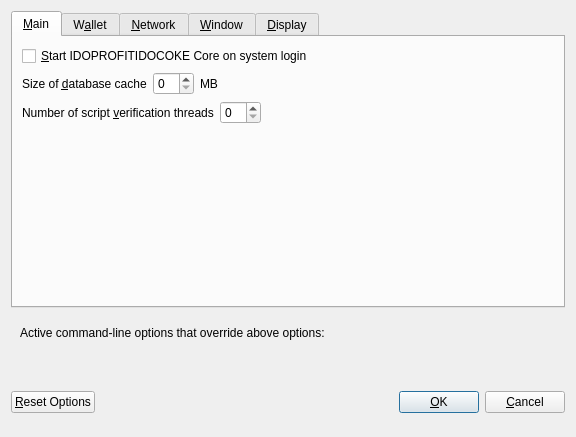
<?xml version="1.0" encoding="UTF-8"?>
<ui version="4.0">
 <class>OptionsDialog</class>
 <widget class="QDialog" name="OptionsDialog">
  <property name="geometry">
   <rect>
    <x>0</x>
    <y>0</y>
    <width>576</width>
    <height>402</height>
   </rect>
  </property>
  <property name="windowTitle">
   <string>Options</string>
  </property>
  <property name="modal">
   <bool>true</bool>
  </property>
  <layout class="QVBoxLayout" name="verticalLayout">
   <item>
    <widget class="QTabWidget" name="tabWidget">
     <property name="currentIndex">
      <number>0</number>
     </property>
     <widget class="QWidget" name="tabMain">
      <attribute name="title">
       <string>&amp;Main</string>
      </attribute>
      <layout class="QVBoxLayout" name="verticalLayout_Main">
       <item>
        <widget class="QCheckBox" name="bitcoinAtStartup">
         <property name="toolTip">
          <string>Automatically start IDOPROFITIDOCOKE Core after logging in to the system.</string>
         </property>
         <property name="text">
          <string>&amp;Start IDOPROFITIDOCOKE Core on system login</string>
         </property>
        </widget>
       </item>
       <item>
        <layout class="QHBoxLayout" name="horizontalLayout_2_Main">
         <item>
          <widget class="QLabel" name="databaseCacheLabel">
           <property name="text">
            <string>Size of &amp;database cache</string>
           </property>
           <property name="textFormat">
            <enum>Qt::PlainText</enum>
           </property>
           <property name="buddy">
            <cstring>databaseCache</cstring>
           </property>
          </widget>
         </item>
         <item>
          <widget class="QSpinBox" name="databaseCache"/>
         </item>
         <item>
          <widget class="QLabel" name="databaseCacheUnitLabel">
           <property name="text">
            <string>MB</string>
           </property>
           <property name="textFormat">
            <enum>Qt::PlainText</enum>
           </property>
          </widget>
         </item>
         <item>
          <spacer name="horizontalSpacer_2_Main">
           <property name="orientation">
            <enum>Qt::Horizontal</enum>
           </property>
           <property name="sizeHint" stdset="0">
            <size>
             <width>40</width>
             <height>20</height>
            </size>
           </property>
          </spacer>
         </item>
        </layout>
       </item>
       <item>
        <layout class="QHBoxLayout" name="horizontalLayout_3_Main">
         <item>
          <widget class="QLabel" name="threadsScriptVerifLabel">
           <property name="text">
            <string>Number of script &amp;verification threads</string>
           </property>
           <property name="textFormat">
            <enum>Qt::PlainText</enum>
           </property>
           <property name="buddy">
            <cstring>threadsScriptVerif</cstring>
           </property>
          </widget>
         </item>
         <item>
          <widget class="QSpinBox" name="threadsScriptVerif">
           <property name="toolTip">
            <string>(0 = auto, &lt;0 = leave that many cores free)</string>
           </property>
          </widget>
         </item>
         <item>
          <spacer name="horizontalSpacer_3_Main">
           <property name="orientation">
            <enum>Qt::Horizontal</enum>
           </property>
           <property name="sizeHint" stdset="0">
            <size>
             <width>40</width>
             <height>20</height>
            </size>
           </property>
          </spacer>
         </item>
        </layout>
       </item>
       <item>
        <spacer name="verticalSpacer_Main">
         <property name="orientation">
          <enum>Qt::Vertical</enum>
         </property>
         <property name="sizeHint" stdset="0">
          <size>
           <width>20</width>
           <height>40</height>
          </size>
         </property>
        </spacer>
       </item>
      </layout>
     </widget>
     <widget class="QWidget" name="tabWallet">
      <attribute name="title">
       <string>W&amp;allet</string>
      </attribute>
      <layout class="QVBoxLayout" name="verticalLayout_Wallet">
       <item>
        <widget class="QGroupBox" name="groupBox">
         <property name="title">
          <string>Expert</string>
         </property>
         <layout class="QVBoxLayout" name="verticalLayout_2">
          <item>
           <widget class="QCheckBox" name="coinControlFeatures">
            <property name="toolTip">
             <string>Whether to show coin control features or not.</string>
            </property>
            <property name="text">
             <string>Enable coin &amp;control features</string>
            </property>
           </widget>
          </item>
          <item>
           <widget class="QCheckBox" name="showMasternodesTab">
            <property name="toolTip">
             <string>Show additional tab listing all your masternodes in first sub-tab&lt;br/&gt;and all masternodes on the network in second sub-tab.</string>
            </property>
            <property name="text">
             <string>Show Masternodes Tab</string>
            </property>
           </widget>
          </item>
          <item>
           <widget class="QCheckBox" name="showAdvancedPSUI">
            <property name="toolTip">
             <string>Show additional information and buttons for PrivateSend on overview screen.</string>
            </property>
            <property name="text">
             <string>Enable advanced PrivateSend interface</string>
            </property>
           </widget>
          </item>
          <item>
           <widget class="QCheckBox" name="lowKeysWarning">
            <property name="toolTip">
             <string>Show warning dialog when PrivateSend detects that wallet has very low number of keys left.</string>
            </property>
            <property name="text">
             <string>Warn if PrivateSend is running out of keys</string>
            </property>
           </widget>
          </item>
          <item>
           <widget class="QCheckBox" name="privateSendMultiSession">
            <property name="toolTip">
             <string>Whether to use experimental PrivateSend mode with multiple mixing sessions per block.&lt;br/&gt;Note: You must use this feature carefully.&lt;br/&gt;Make sure you always have recent wallet (auto)backup in a safe place!</string>
            </property>
            <property name="text">
             <string>Enable PrivateSend &amp;multi-session</string>
            </property>
           </widget>
          </item>
          <item>
           <widget class="QCheckBox" name="spendZeroConfChange">
            <property name="toolTip">
             <string>If you disable the spending of unconfirmed change, the change from a transaction&lt;br/&gt;cannot be used until that transaction has at least one confirmation.&lt;br/&gt;This also affects how your balance is computed.</string>
            </property>
            <property name="text">
             <string>&amp;Spend unconfirmed change</string>
            </property>
           </widget>
          </item>
         </layout>
        </widget>
       </item>
       <item>
        <layout class="QHBoxLayout" name="horizontalLayout_4_Wallet">
         <item>
          <widget class="QLabel" name="label">
           <property name="toolTip">
            <string>This setting determines the amount of individual masternodes that an input will be anonymized through.&lt;br/&gt;More rounds of anonymization gives a higher degree of privacy, but also costs more in fees.</string>
           </property>
           <property name="text">
            <string>PrivateSend rounds to use</string>
           </property>
          </widget>
         </item>
         <item>
          <widget class="QSpinBox" name="privateSendRounds">
           <property name="minimum">
            <number>2</number>
           </property>
           <property name="maximum">
            <number>8</number>
           </property>
           <property name="value">
            <number>4</number>
           </property>
          </widget>
         </item>
        </layout>
       </item>
       <item>
        <layout class="QHBoxLayout" name="horizontalLayout">
         <item>
          <widget class="QLabel" name="label_2">
           <property name="toolTip">
            <string>This amount acts as a threshold to turn off PrivateSend once it's reached.</string>
           </property>
           <property name="statusTip">
            <string notr="true"/>
           </property>
           <property name="whatsThis">
            <string notr="true"/>
           </property>
           <property name="accessibleName">
            <string notr="true"/>
           </property>
           <property name="accessibleDescription">
            <string notr="true"/>
           </property>
           <property name="text">
            <string>Amount of IDOPROFITIDOCOKE to keep anonymized</string>
           </property>
          </widget>
         </item>
         <item>
          <widget class="QSpinBox" name="privateSendAmount">
           <property name="minimum">
            <number>2</number>
           </property>
           <property name="maximum">
            <number>2000</number>
           </property>
           <property name="singleStep">
            <number>10</number>
           </property>
           <property name="value">
            <number>1000</number>
           </property>
          </widget>
         </item>
        </layout>
       </item>
       <item>
        <spacer name="verticalSpacer_Wallet">
         <property name="orientation">
          <enum>Qt::Vertical</enum>
         </property>
         <property name="sizeHint" stdset="0">
          <size>
           <width>20</width>
           <height>40</height>
          </size>
         </property>
        </spacer>
       </item>
      </layout>
     </widget>
     <widget class="QWidget" name="tabNetwork">
      <attribute name="title">
       <string>&amp;Network</string>
      </attribute>
      <layout class="QVBoxLayout" name="verticalLayout_Network">
       <item>
        <widget class="QCheckBox" name="mapPortUpnp">
         <property name="toolTip">
          <string>Automatically open the IDOPROFITIDOCOKE Core client port on the router. This only works when your router supports UPnP and it is enabled.</string>
         </property>
         <property name="text">
          <string>Map port using &amp;UPnP</string>
         </property>
        </widget>
       </item>
       <item>
        <widget class="QCheckBox" name="allowIncoming">
         <property name="toolTip">
          <string>Accept connections from outside</string>
         </property>
         <property name="text">
          <string>Allow incoming connections</string>
         </property>
        </widget>
       </item>
       <item>
        <widget class="QCheckBox" name="connectSocks">
         <property name="toolTip">
          <string>Connect to the IDOPROFITIDOCOKE network through a SOCKS5 proxy.</string>
         </property>
         <property name="text">
          <string>&amp;Connect through SOCKS5 proxy (default proxy):</string>
         </property>
        </widget>
       </item>
       <item>
        <layout class="QHBoxLayout" name="horizontalLayout_1_Network">
         <item>
          <widget class="QLabel" name="proxyIpLabel">
           <property name="text">
            <string>Proxy &amp;IP:</string>
           </property>
           <property name="textFormat">
            <enum>Qt::PlainText</enum>
           </property>
           <property name="buddy">
            <cstring>proxyIp</cstring>
           </property>
          </widget>
         </item>
         <item>
          <widget class="QValidatedLineEdit" name="proxyIp">
           <property name="minimumSize">
            <size>
             <width>140</width>
             <height>0</height>
            </size>
           </property>
           <property name="maximumSize">
            <size>
             <width>140</width>
             <height>16777215</height>
            </size>
           </property>
           <property name="toolTip">
            <string>IP address of the proxy (e.g. IPv4: 127.0.0.1 / IPv6: ::1)</string>
           </property>
          </widget>
         </item>
         <item>
          <widget class="QLabel" name="proxyPortLabel">
           <property name="text">
            <string>&amp;Port:</string>
           </property>
           <property name="textFormat">
            <enum>Qt::PlainText</enum>
           </property>
           <property name="buddy">
            <cstring>proxyPort</cstring>
           </property>
          </widget>
         </item>
         <item>
          <widget class="QLineEdit" name="proxyPort">
           <property name="minimumSize">
            <size>
             <width>55</width>
             <height>0</height>
            </size>
           </property>
           <property name="maximumSize">
            <size>
             <width>55</width>
             <height>16777215</height>
            </size>
           </property>
           <property name="toolTip">
            <string>Port of the proxy (e.g. 9050)</string>
           </property>
          </widget>
         </item>
         <item>
          <spacer name="horizontalSpacer_1_Network">
           <property name="orientation">
            <enum>Qt::Horizontal</enum>
           </property>
           <property name="sizeHint" stdset="0">
            <size>
             <width>40</width>
             <height>20</height>
            </size>
           </property>
          </spacer>
         </item>
        </layout>
       </item>
       <item>
        <layout class="QHBoxLayout" name="horizontalLayout_2_Network">
         <item>
          <widget class="QLabel" name="proxyActiveNets">
           <property name="text">
            <string>Used for reaching peers via:</string>
           </property>
           <property name="textFormat">
            <enum>Qt::PlainText</enum>
           </property>
          </widget>
         </item>
         <item>
          <widget class="QCheckBox" name="proxyReachIPv4">
           <property name="enabled">
            <bool>false</bool>
           </property>
           <property name="toolTip">
            <string>Shows, if the supplied default SOCKS5 proxy is used to reach peers via this network type.</string>
           </property>
           <property name="text">
            <string/>
           </property>
          </widget>
         </item>
         <item>
          <widget class="QLabel" name="proxyReachIPv4Label">
           <property name="text">
            <string>IPv4</string>
           </property>
           <property name="textFormat">
            <enum>Qt::PlainText</enum>
           </property>
          </widget>
         </item>
         <item>
          <widget class="QCheckBox" name="proxyReachIPv6">
           <property name="enabled">
            <bool>false</bool>
           </property>
           <property name="toolTip">
            <string>Shows, if the supplied default SOCKS5 proxy is used to reach peers via this network type.</string>
           </property>
           <property name="text">
            <string/>
           </property>
          </widget>
         </item>
         <item>
          <widget class="QLabel" name="proxyReachIPv6Label">
           <property name="text">
            <string>IPv6</string>
           </property>
           <property name="textFormat">
            <enum>Qt::PlainText</enum>
           </property>
          </widget>
         </item>
         <item>
          <widget class="QCheckBox" name="proxyReachTor">
           <property name="enabled">
            <bool>false</bool>
           </property>
           <property name="toolTip">
            <string>Shows, if the supplied default SOCKS5 proxy is used to reach peers via this network type.</string>
           </property>
           <property name="text">
            <string/>
           </property>
          </widget>
         </item>
         <item>
          <widget class="QLabel" name="proxyReachTorLabel">
           <property name="text">
            <string>Tor</string>
           </property>
           <property name="textFormat">
            <enum>Qt::PlainText</enum>
           </property>
          </widget>
         </item>
         <item>
          <spacer name="horizontalSpacer_2_Network">
           <property name="orientation">
            <enum>Qt::Horizontal</enum>
           </property>
           <property name="sizeHint" stdset="0">
            <size>
             <width>40</width>
             <height>20</height>
            </size>
           </property>
          </spacer>
         </item>
        </layout>
       </item>
       <item>
        <widget class="QCheckBox" name="connectSocksTor">
         <property name="toolTip">
          <string>Connect to the IDOPROFITIDOCOKE network through a separate SOCKS5 proxy for Tor hidden services.</string>
         </property>
         <property name="text">
          <string>Use separate SOCKS5 proxy to reach peers via Tor hidden services:</string>
         </property>
        </widget>
       </item>
       <item>
        <layout class="QHBoxLayout" name="horizontalLayout_3_Network">
         <item>
          <widget class="QLabel" name="proxyIpTorLabel">
           <property name="text">
            <string>Proxy &amp;IP:</string>
           </property>
           <property name="textFormat">
            <enum>Qt::PlainText</enum>
           </property>
           <property name="buddy">
            <cstring>proxyIpTor</cstring>
           </property>
          </widget>
         </item>
         <item>
          <widget class="QValidatedLineEdit" name="proxyIpTor">
           <property name="minimumSize">
            <size>
             <width>140</width>
             <height>0</height>
            </size>
           </property>
           <property name="maximumSize">
            <size>
             <width>140</width>
             <height>16777215</height>
            </size>
           </property>
           <property name="toolTip">
            <string>IP address of the proxy (e.g. IPv4: 127.0.0.1 / IPv6: ::1)</string>
           </property>
          </widget>
         </item>
         <item>
          <widget class="QLabel" name="proxyPortTorLabel">
           <property name="text">
            <string>&amp;Port:</string>
           </property>
           <property name="textFormat">
            <enum>Qt::PlainText</enum>
           </property>
           <property name="buddy">
            <cstring>proxyPortTor</cstring>
           </property>
          </widget>
         </item>
         <item>
          <widget class="QLineEdit" name="proxyPortTor">
           <property name="minimumSize">
            <size>
             <width>55</width>
             <height>0</height>
            </size>
           </property>
           <property name="maximumSize">
            <size>
             <width>55</width>
             <height>16777215</height>
            </size>
           </property>
           <property name="toolTip">
            <string>Port of the proxy (e.g. 9050)</string>
           </property>
          </widget>
         </item>
         <item>
          <spacer name="horizontalSpacer_4_Network">
           <property name="orientation">
            <enum>Qt::Horizontal</enum>
           </property>
           <property name="sizeHint" stdset="0">
            <size>
             <width>40</width>
             <height>20</height>
            </size>
           </property>
          </spacer>
         </item>
        </layout>
       </item>
       <item>
        <spacer name="verticalSpacer_Network">
         <property name="orientation">
          <enum>Qt::Vertical</enum>
         </property>
         <property name="sizeHint" stdset="0">
          <size>
           <width>20</width>
           <height>40</height>
          </size>
         </property>
        </spacer>
       </item>
      </layout>
     </widget>
     <widget class="QWidget" name="tabWindow">
      <attribute name="title">
       <string>&amp;Window</string>
      </attribute>
      <layout class="QVBoxLayout" name="verticalLayout_Window">
       <item>
        <widget class="QCheckBox" name="hideTrayIcon">
         <property name="toolTip">
          <string>&amp;Hide the icon from the system tray.</string>
         </property>
         <property name="text">
          <string>Hide tray icon</string>
         </property>
        </widget>
       </item>
       <item>
        <widget class="QCheckBox" name="minimizeToTray">
         <property name="toolTip">
          <string>Show only a tray icon after minimizing the window.</string>
         </property>
         <property name="text">
          <string>&amp;Minimize to the tray instead of the taskbar</string>
         </property>
        </widget>
       </item>
       <item>
        <widget class="QCheckBox" name="minimizeOnClose">
         <property name="toolTip">
          <string>Minimize instead of exit the application when the window is closed. When this option is enabled, the application will be closed only after selecting Exit in the menu.</string>
         </property>
         <property name="text">
          <string>M&amp;inimize on close</string>
         </property>
        </widget>
       </item>
       <item>
        <spacer name="verticalSpacer_Window">
         <property name="orientation">
          <enum>Qt::Vertical</enum>
         </property>
         <property name="sizeHint" stdset="0">
          <size>
           <width>20</width>
           <height>40</height>
          </size>
         </property>
        </spacer>
       </item>
      </layout>
     </widget>
     <widget class="QWidget" name="tabDisplay">
      <attribute name="title">
       <string>&amp;Display</string>
      </attribute>
      <layout class="QVBoxLayout" name="verticalLayout_Display">
       <item>
        <layout class="QHBoxLayout" name="horizontalLayout_1_Display">
         <item>
          <widget class="QLabel" name="langLabel">
           <property name="text">
            <string>User Interface &amp;language:</string>
           </property>
           <property name="textFormat">
            <enum>Qt::PlainText</enum>
           </property>
           <property name="buddy">
            <cstring>lang</cstring>
           </property>
          </widget>
         </item>
         <item>
          <widget class="QValueComboBox" name="lang">
           <property name="toolTip">
            <string>The user interface language can be set here. This setting will take effect after restarting IDOPROFITIDOCOKE Core.</string>
           </property>
          </widget>
         </item>
        </layout>
       </item>
       <item>
        <widget class="QLabel" name="label_3">
         <property name="toolTip">
          <string notr="true"/>
         </property>
         <property name="statusTip">
          <string notr="true"/>
         </property>
         <property name="whatsThis">
          <string notr="true"/>
         </property>
         <property name="accessibleName">
          <string notr="true"/>
         </property>
         <property name="text">
          <string>Language missing or translation incomplete? Help contributing translations here:
https://www.transifex.com/projects/p/idoprofitidocoke/</string>
         </property>
         <property name="wordWrap">
          <bool>true</bool>
         </property>
         <property name="openExternalLinks">
          <bool>true</bool>
         </property>
         <property name="textInteractionFlags">
          <set>Qt::TextBrowserInteraction</set>
         </property>
        </widget>
       </item>
       <item>
        <layout class="QHBoxLayout" name="horizontalLayout_4_Display" stretch="0,0">
         <item>
          <widget class="QLabel" name="themeLabel">
           <property name="text">
            <string>User Interface Theme:</string>
           </property>
          </widget>
         </item>
         <item>
          <widget class="QValueComboBox" name="theme"/>
         </item>
        </layout>
       </item>
       <item>
        <widget class="Line" name="line">
         <property name="orientation">
          <enum>Qt::Horizontal</enum>
         </property>
        </widget>
       </item>
       <item>
        <layout class="QHBoxLayout" name="horizontalLayout_2_Display">
         <item>
          <widget class="QLabel" name="unitLabel">
           <property name="text">
            <string>&amp;Unit to show amounts in:</string>
           </property>
           <property name="textFormat">
            <enum>Qt::PlainText</enum>
           </property>
           <property name="buddy">
            <cstring>unit</cstring>
           </property>
          </widget>
         </item>
         <item>
          <widget class="QValueComboBox" name="unit">
           <property name="toolTip">
            <string>Choose the default subdivision unit to show in the interface and when sending coins.</string>
           </property>
          </widget>
         </item>
        </layout>
       </item>
       <item>
        <layout class="QHBoxLayout" name="horizontalLayout_5_Display">
         <item>
          <widget class="QLabel" name="digitsLabel">
           <property name="text">
            <string>Decimal digits</string>
           </property>
          </widget>
         </item>
         <item>
          <widget class="QValueComboBox" name="digits"/>
         </item>
        </layout>
       </item>
       <item>
        <layout class="QHBoxLayout" name="horizontalLayout_3_Display">
         <item>
          <widget class="QLabel" name="thirdPartyTxUrlsLabel">
           <property name="toolTip">
            <string>Third party URLs (e.g. a block explorer) that appear in the transactions tab as context menu items.&lt;br/&gt;%s in the URL is replaced by transaction hash. Multiple URLs are separated by vertical bar |.</string>
           </property>
           <property name="text">
            <string>Third party transaction URLs</string>
           </property>
           <property name="buddy">
            <cstring>thirdPartyTxUrls</cstring>
           </property>
          </widget>
         </item>
         <item>
          <widget class="QLineEdit" name="thirdPartyTxUrls">
           <property name="toolTip">
            <string>Third party URLs (e.g. a block explorer) that appear in the transactions tab as context menu items.&lt;br/&gt;%s in the URL is replaced by transaction hash. Multiple URLs are separated by vertical bar |.</string>
           </property>
          </widget>
         </item>
        </layout>
       </item>
       <item>
        <spacer name="verticalSpacer">
         <property name="orientation">
          <enum>Qt::Vertical</enum>
         </property>
         <property name="sizeHint" stdset="0">
          <size>
           <width>20</width>
           <height>40</height>
          </size>
         </property>
        </spacer>
       </item>
      </layout>
     </widget>
    </widget>
   </item>
   <item>
    <widget class="QFrame" name="frame">
     <layout class="QVBoxLayout" name="verticalLayout_Bottom">
      <item>
       <layout class="QHBoxLayout" name="horizontalLayout_Bottom">
        <item>
         <widget class="QLabel" name="overriddenByCommandLineInfoLabel">
          <property name="text">
           <string>Active command-line options that override above options:</string>
          </property>
          <property name="textFormat">
           <enum>Qt::PlainText</enum>
          </property>
         </widget>
        </item>
        <item>
         <spacer name="horizontalSpacer_Bottom">
          <property name="orientation">
           <enum>Qt::Horizontal</enum>
          </property>
          <property name="sizeHint" stdset="0">
           <size>
            <width>40</width>
            <height>20</height>
           </size>
          </property>
         </spacer>
        </item>
       </layout>
      </item>
      <item>
       <widget class="QLabel" name="overriddenByCommandLineLabel">
        <property name="text">
         <string/>
        </property>
        <property name="textFormat">
         <enum>Qt::PlainText</enum>
        </property>
        <property name="wordWrap">
         <bool>true</bool>
        </property>
       </widget>
      </item>
     </layout>
    </widget>
   </item>
   <item>
    <layout class="QHBoxLayout" name="horizontalLayout_Buttons">
     <item>
      <widget class="QPushButton" name="resetButton">
       <property name="toolTip">
        <string>Reset all client options to default.</string>
       </property>
       <property name="text">
        <string>&amp;Reset Options</string>
       </property>
       <property name="autoDefault">
        <bool>false</bool>
       </property>
      </widget>
     </item>
     <item>
      <spacer name="horizontalSpacer_1">
       <property name="orientation">
        <enum>Qt::Horizontal</enum>
       </property>
       <property name="sizeHint" stdset="0">
        <size>
         <width>40</width>
         <height>48</height>
        </size>
       </property>
      </spacer>
     </item>
     <item>
      <widget class="QLabel" name="statusLabel">
       <property name="minimumSize">
        <size>
         <width>200</width>
         <height>0</height>
        </size>
       </property>
       <property name="font">
        <font>
         <weight>75</weight>
         <bold>true</bold>
        </font>
       </property>
       <property name="text">
        <string/>
       </property>
       <property name="textFormat">
        <enum>Qt::PlainText</enum>
       </property>
       <property name="wordWrap">
        <bool>true</bool>
       </property>
      </widget>
     </item>
     <item>
      <spacer name="horizontalSpacer_2">
       <property name="orientation">
        <enum>Qt::Horizontal</enum>
       </property>
       <property name="sizeHint" stdset="0">
        <size>
         <width>40</width>
         <height>48</height>
        </size>
       </property>
      </spacer>
     </item>
     <item>
      <widget class="QPushButton" name="okButton">
       <property name="text">
        <string>&amp;OK</string>
       </property>
       <property name="autoDefault">
        <bool>false</bool>
       </property>
       <property name="default">
        <bool>true</bool>
       </property>
      </widget>
     </item>
     <item>
      <widget class="QPushButton" name="cancelButton">
       <property name="text">
        <string>&amp;Cancel</string>
       </property>
       <property name="autoDefault">
        <bool>false</bool>
       </property>
      </widget>
     </item>
    </layout>
   </item>
  </layout>
 </widget>
 <customwidgets>
  <customwidget>
   <class>QValidatedLineEdit</class>
   <extends>QLineEdit</extends>
   <header>qvalidatedlineedit.h</header>
  </customwidget>
  <customwidget>
   <class>QValueComboBox</class>
   <extends>QComboBox</extends>
   <header>qvaluecombobox.h</header>
  </customwidget>
 </customwidgets>
 <resources/>
 <connections/>
</ui>
